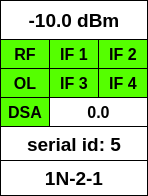
     <widget class="QFrame" name="frame_antenna_1N21">
      <property name="geometry">
       <rect>
        <x>910</x>
        <y>10</y>
        <width>148</width>
        <height>196</height>
       </rect>
      </property>
      <property name="frameShape">
       <enum>QFrame::Box</enum>
      </property>
      <property name="frameShadow">
       <enum>QFrame::Plain</enum>
      </property>
      <widget class="QLabel" name="level_27">
       <property name="geometry">
        <rect>
         <x>0</x>
         <y>0</y>
         <width>148</width>
         <height>40</height>
        </rect>
       </property>
       <property name="font">
        <font>
         <pointsize>14</pointsize>
         <weight>75</weight>
         <bold>true</bold>
        </font>
       </property>
       <property name="styleSheet">
        <string notr="true">background-color: rgb(255, 255, 255);</string>
       </property>
       <property name="frameShape">
        <enum>QFrame::Box</enum>
       </property>
       <property name="text">
        <string>-10.0 dBm</string>
       </property>
       <property name="alignment">
        <set>Qt::AlignCenter</set>
       </property>
      </widget>
      <widget class="QLabel" name="flag_rf_21">
       <property name="geometry">
        <rect>
         <x>0</x>
         <y>39</y>
         <width>50</width>
         <height>30</height>
        </rect>
       </property>
       <property name="font">
        <font>
         <pointsize>12</pointsize>
         <weight>75</weight>
         <bold>true</bold>
        </font>
       </property>
       <property name="styleSheet">
        <string notr="true">background-color: rgb(85, 255, 0);</string>
       </property>
       <property name="frameShape">
        <enum>QFrame::Box</enum>
       </property>
       <property name="text">
        <string>RF</string>
       </property>
       <property name="alignment">
        <set>Qt::AlignCenter</set>
       </property>
      </widget>
      <widget class="QLabel" name="flag_ol_21">
       <property name="geometry">
        <rect>
         <x>0</x>
         <y>68</y>
         <width>50</width>
         <height>30</height>
        </rect>
       </property>
       <property name="font">
        <font>
         <pointsize>12</pointsize>
         <weight>75</weight>
         <bold>true</bold>
        </font>
       </property>
       <property name="styleSheet">
        <string notr="true">background-color: rgb(85, 255, 0);</string>
       </property>
       <property name="frameShape">
        <enum>QFrame::Box</enum>
       </property>
       <property name="text">
        <string>OL</string>
       </property>
       <property name="alignment">
        <set>Qt::AlignCenter</set>
       </property>
      </widget>
      <widget class="QLabel" name="flag_dsa_21">
       <property name="geometry">
        <rect>
         <x>0</x>
         <y>97</y>
         <width>50</width>
         <height>30</height>
        </rect>
       </property>
       <property name="font">
        <font>
         <pointsize>12</pointsize>
         <weight>75</weight>
         <bold>true</bold>
        </font>
       </property>
       <property name="styleSheet">
        <string notr="true">background-color: rgb(85, 255, 0);</string>
       </property>
       <property name="frameShape">
        <enum>QFrame::Box</enum>
       </property>
       <property name="text">
        <string>DSA</string>
       </property>
       <property name="alignment">
        <set>Qt::AlignCenter</set>
       </property>
      </widget>
      <widget class="QLabel" name="flag_if1_21">
       <property name="geometry">
        <rect>
         <x>49</x>
         <y>39</y>
         <width>50</width>
         <height>30</height>
        </rect>
       </property>
       <property name="font">
        <font>
         <pointsize>12</pointsize>
         <weight>75</weight>
         <bold>true</bold>
        </font>
       </property>
       <property name="styleSheet">
        <string notr="true">background-color: rgb(85, 255, 0);</string>
       </property>
       <property name="frameShape">
        <enum>QFrame::Box</enum>
       </property>
       <property name="text">
        <string>IF 1</string>
       </property>
       <property name="alignment">
        <set>Qt::AlignCenter</set>
       </property>
      </widget>
      <widget class="QLabel" name="flag_if2_21">
       <property name="geometry">
        <rect>
         <x>98</x>
         <y>39</y>
         <width>50</width>
         <height>30</height>
        </rect>
       </property>
       <property name="font">
        <font>
         <pointsize>12</pointsize>
         <weight>75</weight>
         <bold>true</bold>
        </font>
       </property>
       <property name="styleSheet">
        <string notr="true">background-color: rgb(85, 255, 0);</string>
       </property>
       <property name="frameShape">
        <enum>QFrame::Box</enum>
       </property>
       <property name="text">
        <string>IF 2</string>
       </property>
       <property name="alignment">
        <set>Qt::AlignCenter</set>
       </property>
      </widget>
      <widget class="QLabel" name="dsa_value_21">
       <property name="geometry">
        <rect>
         <x>49</x>
         <y>97</y>
         <width>99</width>
         <height>30</height>
        </rect>
       </property>
       <property name="font">
        <font>
         <pointsize>12</pointsize>
         <weight>75</weight>
         <bold>true</bold>
        </font>
       </property>
       <property name="styleSheet">
        <string notr="true">background-color: rgb(255, 255, 255);</string>
       </property>
       <property name="frameShape">
        <enum>QFrame::Box</enum>
       </property>
       <property name="text">
        <string>0.0</string>
       </property>
       <property name="alignment">
        <set>Qt::AlignCenter</set>
       </property>
      </widget>
      <widget class="QLabel" name="flag_if3_21">
       <property name="geometry">
        <rect>
         <x>49</x>
         <y>68</y>
         <width>50</width>
         <height>30</height>
        </rect>
       </property>
       <property name="font">
        <font>
         <pointsize>12</pointsize>
         <weight>75</weight>
         <bold>true</bold>
        </font>
       </property>
       <property name="styleSheet">
        <string notr="true">background-color: rgb(85, 255, 0);</string>
       </property>
       <property name="frameShape">
        <enum>QFrame::Box</enum>
       </property>
       <property name="text">
        <string>IF 3</string>
       </property>
       <property name="alignment">
        <set>Qt::AlignCenter</set>
       </property>
      </widget>
      <widget class="QLabel" name="flag_if4_21">
       <property name="geometry">
        <rect>
         <x>98</x>
         <y>68</y>
         <width>50</width>
         <height>30</height>
        </rect>
       </property>
       <property name="font">
        <font>
         <pointsize>12</pointsize>
         <weight>75</weight>
         <bold>true</bold>
        </font>
       </property>
       <property name="styleSheet">
        <string notr="true">background-color: rgb(85, 255, 0);</string>
       </property>
       <property name="frameShape">
        <enum>QFrame::Box</enum>
       </property>
       <property name="text">
        <string>IF 4</string>
       </property>
       <property name="alignment">
        <set>Qt::AlignCenter</set>
       </property>
      </widget>
      <widget class="QLabel" name="ant_name_27">
       <property name="geometry">
        <rect>
         <x>0</x>
         <y>126</y>
         <width>148</width>
         <height>36</height>
        </rect>
       </property>
       <property name="font">
        <font>
         <pointsize>14</pointsize>
         <weight>75</weight>
         <bold>true</bold>
        </font>
       </property>
       <property name="styleSheet">
        <string notr="true">background-color: rgb(255, 255, 255);</string>
       </property>
       <property name="frameShape">
        <enum>QFrame::Box</enum>
       </property>
       <property name="text">
        <string>serial id: 5</string>
       </property>
       <property name="alignment">
        <set>Qt::AlignCenter</set>
       </property>
      </widget>
      <widget class="QLabel" name="ant_name_28">
       <property name="geometry">
        <rect>
         <x>0</x>
         <y>160</y>
         <width>148</width>
         <height>36</height>
        </rect>
       </property>
       <property name="font">
        <font>
         <pointsize>14</pointsize>
         <weight>75</weight>
         <bold>true</bold>
        </font>
       </property>
       <property name="styleSheet">
        <string notr="true">background-color: rgb(255, 255, 255);</string>
       </property>
       <property name="frameShape">
        <enum>QFrame::Box</enum>
       </property>
       <property name="text">
        <string>1N-2-1</string>
       </property>
       <property name="alignment">
        <set>Qt::AlignCenter</set>
       </property>
      </widget>
     </widget>
